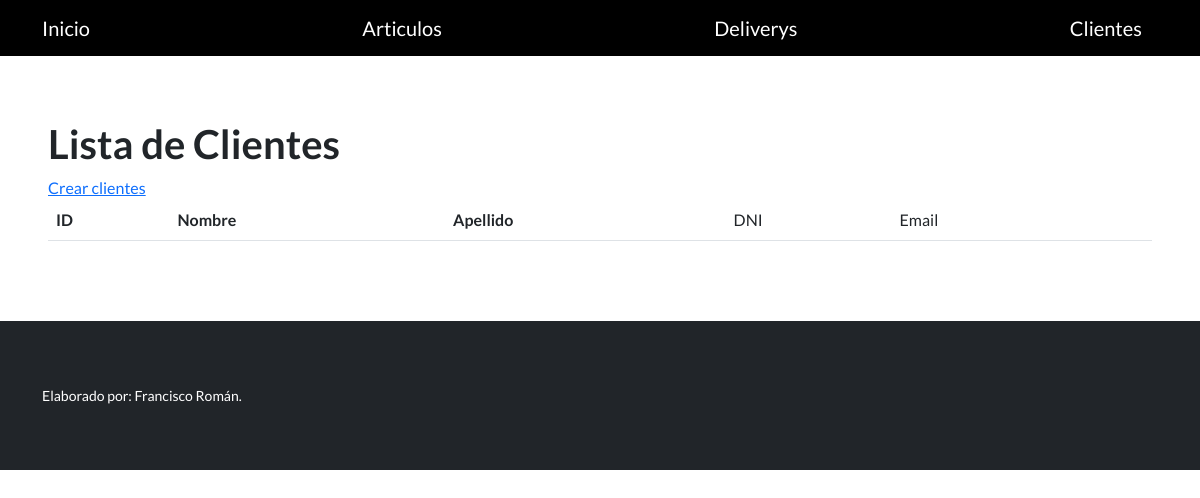
/appcontrol/cliente/, run on an earlier commit of the app's database.
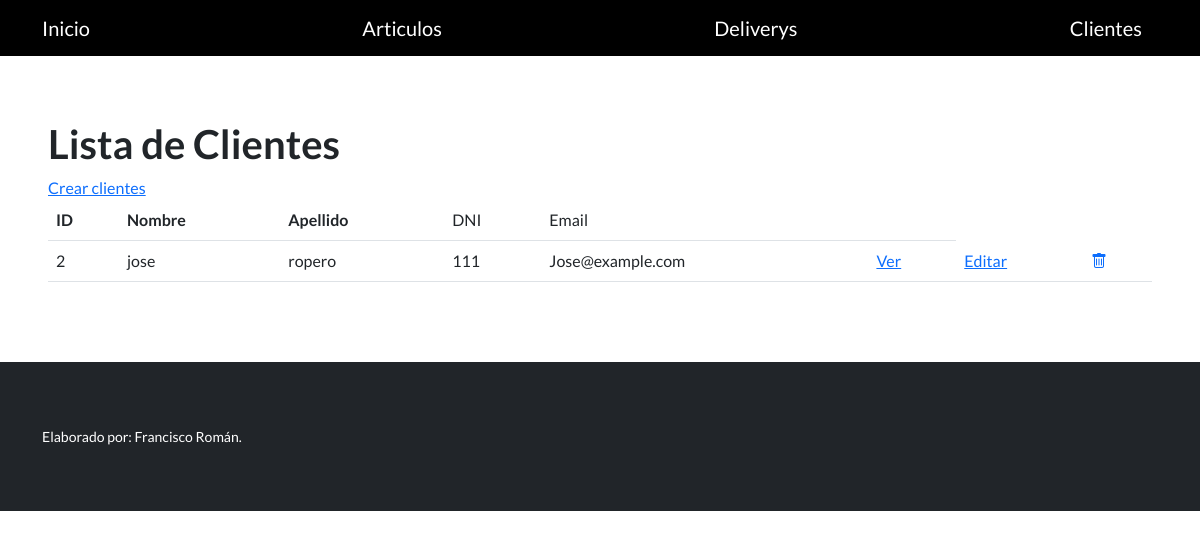
And on a later commit of the database.
### App_control/models.py (models this page shows, shortened)
class Cliente(models.Model):
    apellido = models.CharField(max_length=256)
    nombre = models.CharField(max_length=256)
    email = models.EmailField(blank=True)
    telefono = models.CharField(max_length=20, blank=True)
    dni = models.CharField(max_length=32)
    fecha_nacimiento = models.DateField(null=True)

### App_control/views.py (the view)
# urls.py: path("cliente/", clienteListView.as_view(), name="lista_cliente"),
class clienteListView(ListView):
    model = Cliente
    template_name = 'App_control/lista_cliente.html'

### App_control/templates/App_control/lista_cliente.html (shortened to what this page needs)
{% extends "base.html" %}
{% block contenido %}
<h1>Lista de Clientes</h1>
<a href="{% url 'crear_cliente' %}">Crear clientes</a>
<br>
<table class="table">
  <tbody>
    <tr>
      <th>ID</th>
      <th>Nombre</th>
      <th>Apellido</th>
      <td>DNI</td>
      <td>Email</td>
      <td></td>
    </tr>
    {% for cliente in object_list %}
    <tr>
      <td>{{ cliente.id }}</td>
      <td>{{ cliente.nombre }}</td>
      <td>{{ cliente.apellido }}</td>
      <td>{{ cliente.dni}}</td>
      <td>{{ cliente.email}}</td>
           <td>
        <a href="{% url 'ver_cliente' cliente.id %}">Ver</a>
      </td>
      <td>
        <a href="{% url 'editar_cliente' cliente.id %}">Editar</a>
      </td>
      <td>
        <a href="{% url 'eliminar_cliente' cliente.id %}">
          <i class="bi bi-trash"></i>
        </a>
      </td>
    </tr>
    {% endfor %}
  </tbody>
</table>
{% endblock contenido %}

What changed in the data, as far as the page shows it:
added Cliente: id "2", nombre "jose", apellido "ropero", dni "111", email "Jose@example.com"
